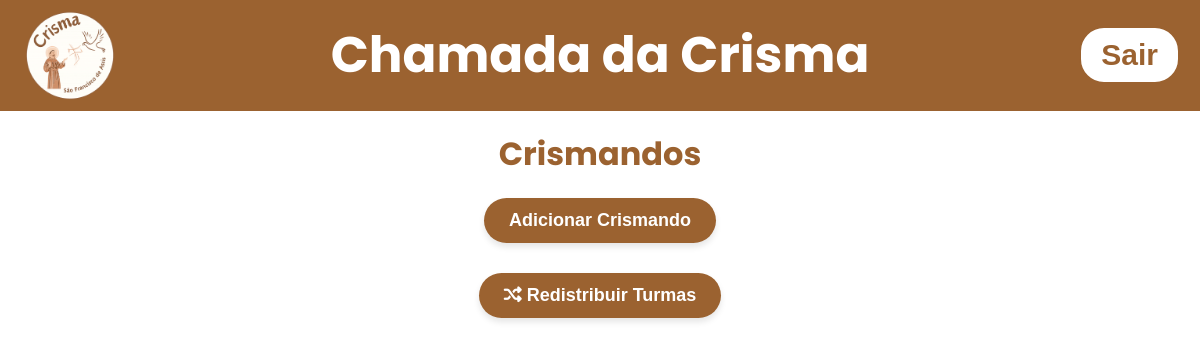
Before: /listcrismandos (signed in) with the older database file.
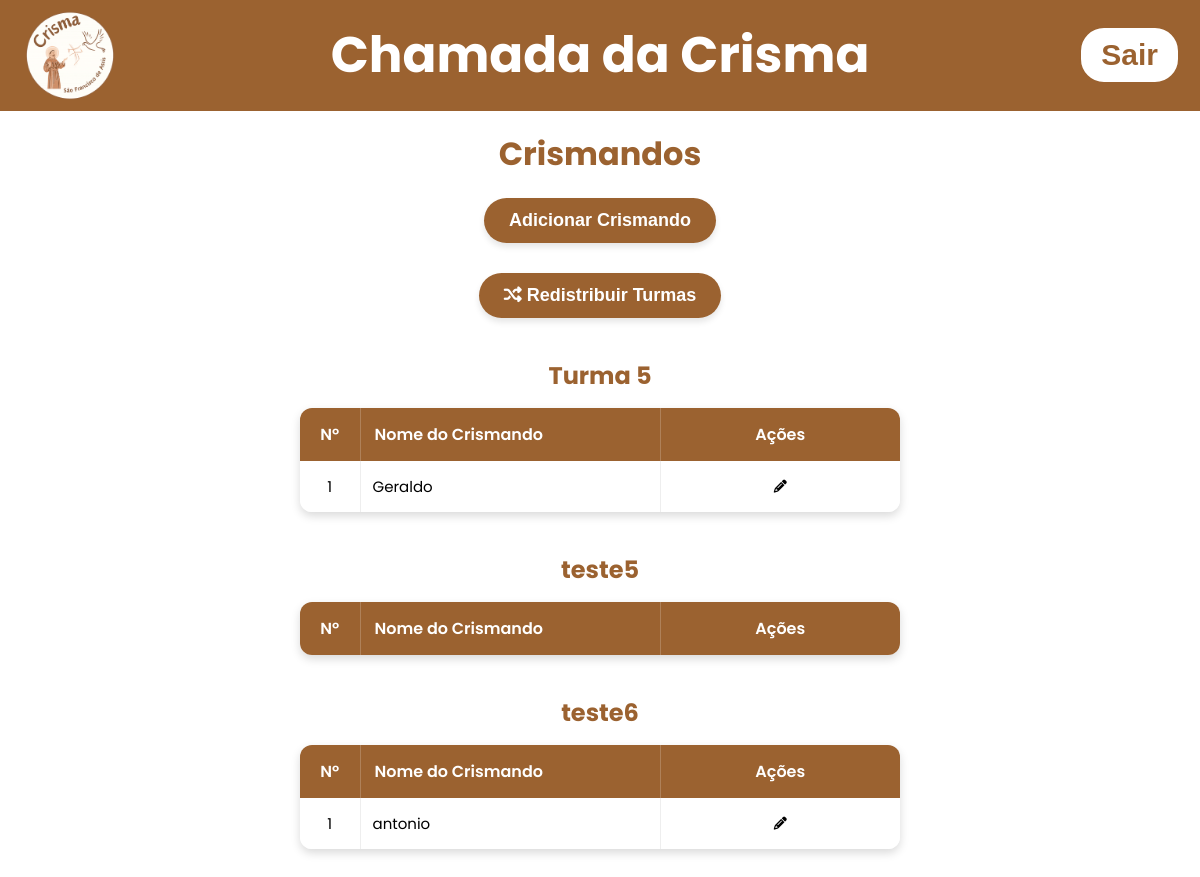
After: the same page with the newer database file.
### tables this page shows
CREATE TABLE turmas (
    id INTEGER PRIMARY KEY AUTOINCREMENT,
    turma_name TEXT NOT NULL UNIQUE
);

CREATE TABLE crismandos (
    id INTEGER PRIMARY KEY AUTOINCREMENT,
    name TEXT UNIQUE NOT NULL,
    turma_id INTEGER NOT NULL,
    created_at TEXT DEFAULT CURRENT_TIMESTAMP,
    FOREIGN KEY (turma_id) REFERENCES turmas(id)
);

### app.py (the view)
@app.get("/listcrismandos")
def list_crismandos():
    msg = request.args.get('msg')
    if not 'admin' in session:
        return render_template('index.html')
    else:
        with get_conn() as conn:
            cur = conn.cursor()
            cur.execute("SELECT id, turma_name FROM turmas ORDER BY turma_name")
            turmas = cur.fetchall()
            cur.execute("SELECT id, name, turma_id FROM crismandos ORDER BY name")
            crismandos = cur.fetchall()
            return render_template('crismandos.html', turmas = turmas, msgcrismandos =msg, crismandos = crismandos)

### app.py (called while the page is built)
def get_conn():
    conn = sqlite3.connect("data/dataBase.db")
    conn.row_factory = sqlite3.Row
    return conn

### templates/crismandos.html (shortened to what this page needs)
<!DOCTYPE html>
<html lang="pt-br">
  <head>
    <link
      rel="stylesheet"
      href="{{url_for('static', filename='css/styleconfigadmin.css')}}"
    />
    <link
      rel="stylesheet"
      href="{{url_for('static', filename='css/stylecrismandos.css')}}"
    />
    <link rel="stylesheet" href="https://cdnjs.cloudflare.com/ajax/libs/font-awesome/6.5.0/css/all.min.css">
    <link rel="stylesheet" href="https://cdnjs.cloudflare.com/ajax/libs/font-awesome/6.5.1/css/all.min.css">
  </head>
  <body>
    <header>
      <div class="header-left">
        <img
          src="{{url_for('static', filename='images/logocrismamaior.png')}}"
          alt="Logo da crisma"
          class="logo"
        />
        <h1 class="title-center" onclick="window.location.href='/homepage'">
          Chamada da Crisma
        </h1>
      </div>
      <form action="{{url_for('logout_user')}}" method="post">
        <button class="button-logout">Sair</button>
      </form>
    </header>
<main>
<div id="container-principal">
    <h1>Crismandos</h1>
    <button onclick="OpenModalEditCrismandos()">Adicionar Crismando</button>
    <button onclick="OpenRandomModal()">
      <i class="fa-solid fa-shuffle"></i>
      Redistribuir Turmas
    </button>
    {% for turma in turmas%}
        <h2 class="turma-titulo">{{ turma.turma_name }}</h2>
        <table class="tabela-crismandos">
            <thead>
                <tr>
                    <th>Nº</th>
                    <th>Nome do Crismando</th>
                    <th>Ações</th>
                </tr>
            </thead>
            <tbody>
            {% set counter = [0] %}
                {%for crismando in crismandos | sort(attribute='name')%}
                    {% if crismando.turma_id == turma.id %}
                        <tr>
                            <td>{{counter[0]}}</td>
                            <td>{{crismando.name}}</td>
                            <td>
                                <button onclick="OpenEditCrismandos('{{crismando.id}}', '{{crismando.name}}')"><i class="fas fa-pencil-alt"></i></button>
                            </td>
                        </tr>
                    {%endif%}
                {%endfor%}
            </tbody>
        </table>
    {% endfor %}
    </main>
  </body>
</html>

Changed rows visible on the page:
added turmas: turma_name "Turma 5"
added crismandos: counter "1", name "Geraldo", shown under "Turma 5"
added turmas: turma_name "teste5"
added turmas: turma_name "teste6"
added crismandos: counter "1", name "antonio", shown under "teste6"
